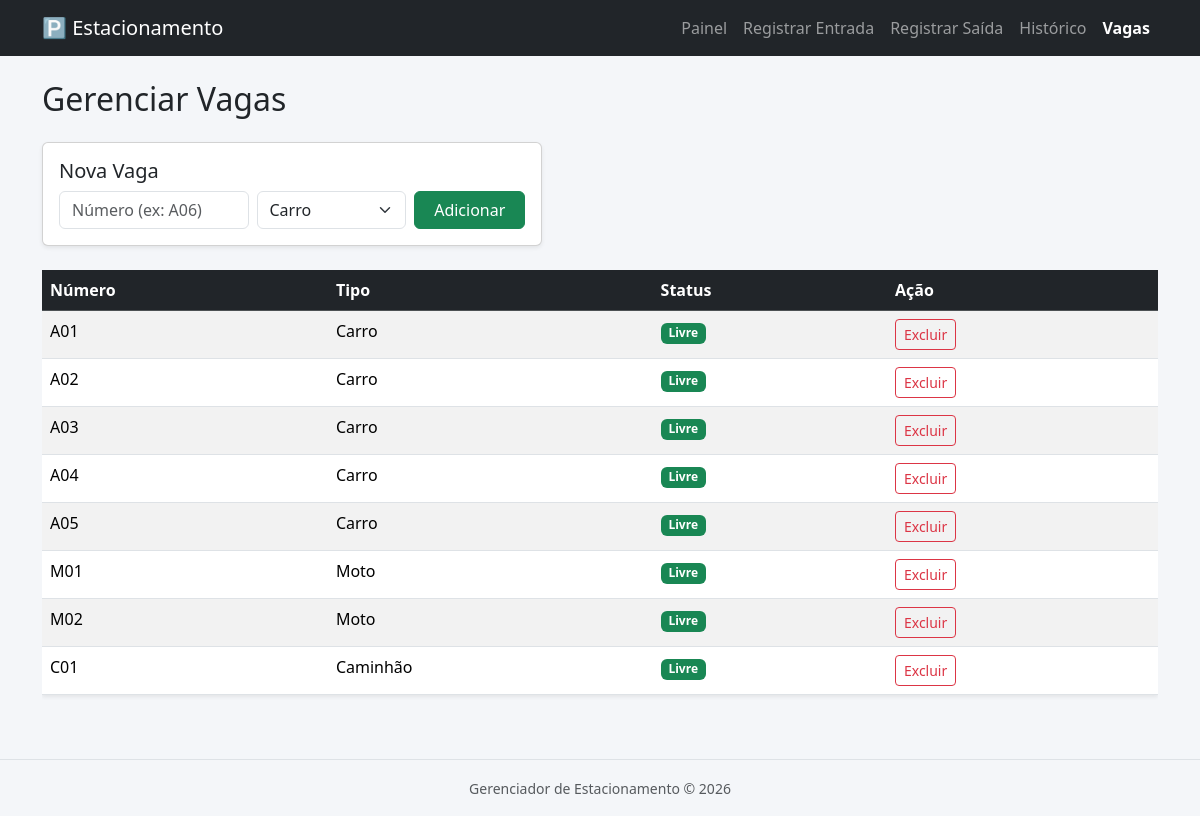
Page /vagas.php on the committed database.
### tables this page shows
CREATE TABLE IF NOT EXISTS vagas (
    id INT AUTO_INCREMENT PRIMARY KEY,
    numero_vaga VARCHAR(10) NOT NULL UNIQUE,
    tipo ENUM('Carro', 'Moto', 'Caminhão') NOT NULL DEFAULT 'Carro',
    status ENUM('Livre', 'Ocupada') NOT NULL DEFAULT 'Livre',
    criado_em TIMESTAMP DEFAULT CURRENT_TIMESTAMP
);

### vagas.php (the view, shortened to what this page needs)
<?php
require 'config.php';
$vagas = $pdo->query("SELECT * FROM vagas ORDER BY tipo, numero_vaga")->fetchAll();
include 'includes/header.php';
?>
<h2 class="mb-4">Gerenciar Vagas</h2>
<div class="card shadow-sm mb-4" style="max-width: 500px;">
    <div class="card-body">
        <h5>Nova Vaga</h5>
        <form method="POST" class="row g-2">
            <div class="col-5">
                <input type="text" name="numero_vaga" class="form-control" placeholder="Número (ex: A06)" required>
            </div>
            <div class="col-4">
                <select name="tipo" class="form-select">
                    <option value="Carro">Carro</option>
                </select>
            </div>
            <div class="col-3">
                <button type="submit" name="adicionar" value="1" class="btn btn-success w-100">Adicionar</button>
            </div>
        </form>
    </div>
</div>
<div class="table-responsive">
    <table class="table table-striped table-hover bg-white shadow-sm">
        <thead class="table-dark">
            <tr>
                <th>Número</th>
                <th>Tipo</th>
                <th>Status</th>
                <th>Ação</th>
            </tr>
        </thead>
        <tbody>
            <?php foreach ($vagas as $v): ?>
                <tr>
                    <td><?= htmlspecialchars($v['numero_vaga']) ?></td>
                    <td><?= htmlspecialchars($v['tipo']) ?></td>
                    <td>
                        <span class="badge <?= $v['status'] === 'Livre' ? 'bg-success' : 'bg-danger' ?>">
                            <?= $v['status'] ?>
                        </span>
                    </td>
                    <td>
                        <form method="POST" onsubmit="return confirm('Excluir esta vaga?');" class="d-inline">
                            <button type="submit" name="excluir" value="1" class="btn btn-sm btn-outline-danger"
                                <?= $v['status'] !== 'Livre' ? 'disabled' : '' ?>>
                                Excluir
                            </button>
                        </form>
                    </td>
                </tr>
            <?php endforeach; ?>
        </tbody>
    </table>
</div>
<?php include 'includes/footer.php'; ?>

### assets/css/style.css (style rules this page uses)
body { background-color: #f4f6f9; }

### rows in the picture
vagas: numero_vaga "A01", tipo "Carro", status "Livre"
vagas: numero_vaga "A02", tipo "Carro", status "Livre"
vagas: numero_vaga "A03", tipo "Carro", status "Livre"
vagas: numero_vaga "A04", tipo "Carro", status "Livre"
vagas: numero_vaga "A05", tipo "Carro", status "Livre"
vagas: numero_vaga "M01", tipo "Moto", status "Livre"
vagas: numero_vaga "M02", tipo "Moto", status "Livre"
vagas: numero_vaga "C01", tipo "Caminhão", status "Livre"
